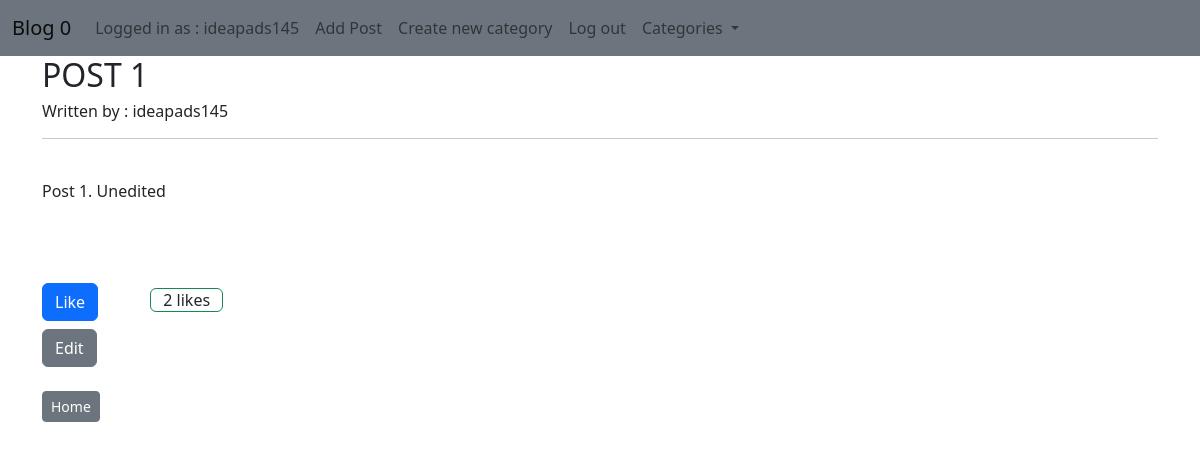
Screenshot of /article/2/ (signed in) with the database file from the repository.
### apps/mainblog/models.py (models this page shows, shortened)
class Post(models.Model):
    title = models.CharField(max_length=255)
    author = models.ForeignKey(User, on_delete=models.CASCADE)
    body = models.TextField()
    dateCreated = models.DateTimeField(auto_now_add=True)
    category = models.CharField(max_length=255,blank=True, null=True)
    likes = models.ManyToManyField(User, related_name="blogpost")
    def total_likes(self):
        return self.likes.count
    class Meta:
        ordering = ['-dateCreated']

### apps/mainblog/views.py (the view)
# urls.py: path('article/<int:pk>/',ArticleView.as_view(), name = "article_view"),
class ArticleView(DetailView):
    model = Post
    template_name = 'article_details.html'
    def get_context_data(self, **kwargs: any) :
        post = get_object_or_404(Post, id=self.kwargs['pk'])
        total_likes = post.total_likes()
        category_menu = Category.objects.all()
        context = super(ArticleView, self).get_context_data(**kwargs)
        context['category_menu'] = category_menu
        context["total_likes"] = total_likes
        return context

### apps/mainblog/models.py (called while the page is built)
    def __str__(self) -> str:
        return "CATEGORY : " + self.name

### apps/mainblog/Templates/article_details.html (shortened to what this page needs)
{% extends 'base.html' %}
{% block content %}
    <h2>{{post.title}}</h2>
    <h6>Written by : {{post.author}}</h6><hr><br>
    <article>{{post.body}}</article>
    <br>
    <br><br>
    {%if user.is_authenticated %}
    <form action="{% url 'like_post' post.pk%}" method="post">
        <button type="submit" class="btn btn-primary my-2" name="like_btn" value="{{post.id }}">Like</button> <span class="container border border-success rounded mx-5"> {{total_likes}} likes</span>
    </form>
    {%endif%}
    <a href="{% url 'edit_post' post.pk %}" class="btn btn-secondary">Edit</a>
    <br><br>
    <a href="{% url 'homepage' %}" class="btn btn-sm btn-secondary">Home</a>
{% endblock %}

### apps/mainblog/Templates/base.html (shortened to what this page needs)
<!DOCTYPE html>
<html>
    <head>
<link href="https://cdn.jsdelivr.net/npm/bootstrap@5.2.0/dist/css/bootstrap.min.css" rel="stylesheet">
    </head>
    <body>
        <nav class="navbar navbar-expand-lg bg-secondary">
            <div class="container-fluid">
              <a class="navbar-brand" href="{% url 'homepage' %}">Blog 0</a>
              <div class="collapse navbar-collapse" id="navbarSupportedContent">
                <ul class="navbar-nav me-auto mb-2 mb-lg-0">
                  {% if request.user.is_authenticated %}
                    <li class="nav-item">
                      <strong class="nav-link">Logged in as : {{request.user}}</strong>
                    </li>
                    <li class="nav-item">
                      <a href="{% url 'add_post' %}" class="nav-link">Add Post</a>
                      <li class="nav-item">
                        <li class="nav-item">
                          <a href="{% url 'add_category' %}" class="nav-link">Create new category</a>
                          <li class="nav-item">
                        <a href="{% url 'logout' %}" class="nav-link">Log out</a>
                      </li>
                  {% endif%}
                  <li class="nav-item dropdown">
                    <a class="nav-link dropdown-toggle" href="#" role="button" data-bs-toggle="dropdown" aria-expanded="false">
                      Categories
                    </a>
                </ul>
              </div>
            </div>
          </nav>
        <main class="container">
        {% block content %}
        {% endblock %}
        </main>
    </body>
</html>

### rows the page displays
Post: title "POST 1", author "ideapads145", body "Post 1. Unedited"

### other values shown
{{ request.user }} "ideapads145"
{{ total_likes }} "2"
